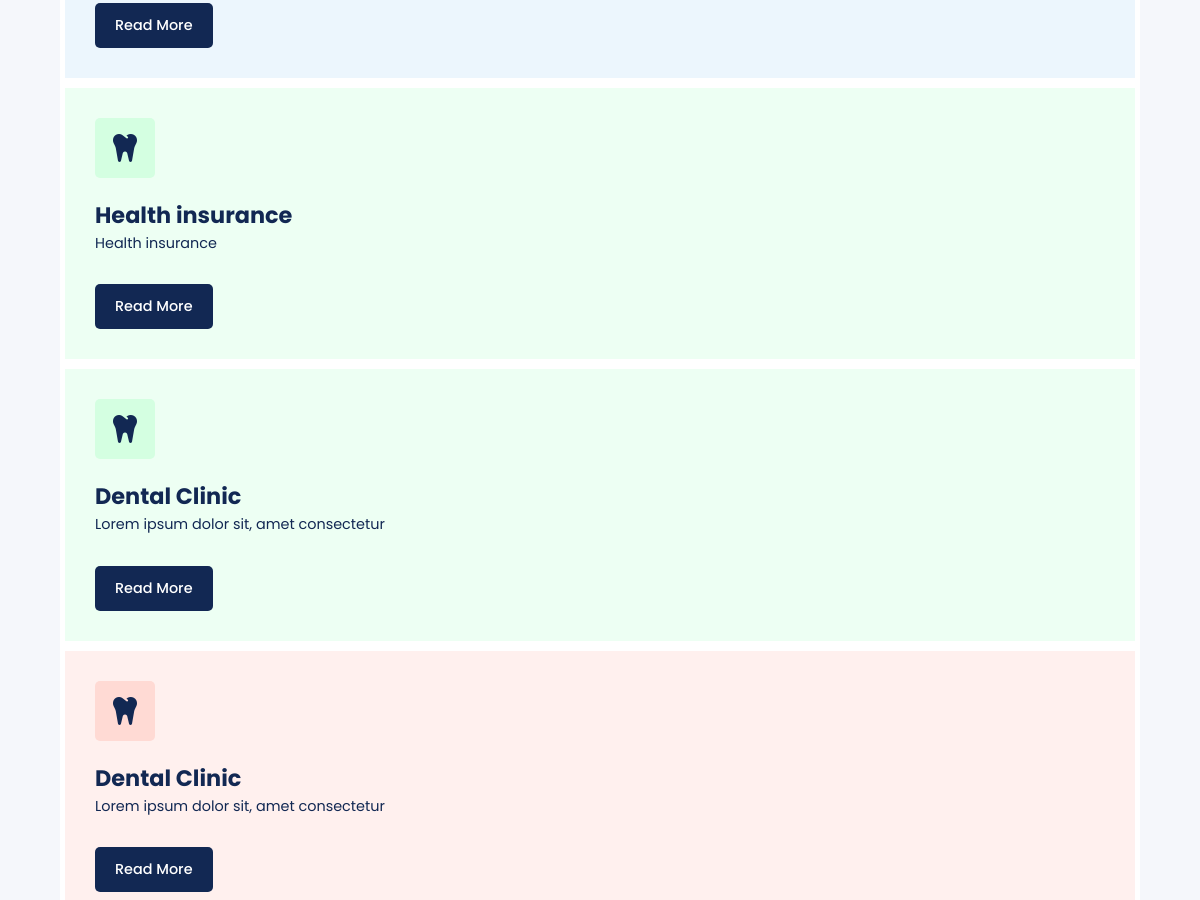
Before: / (middle part) with the older database file.
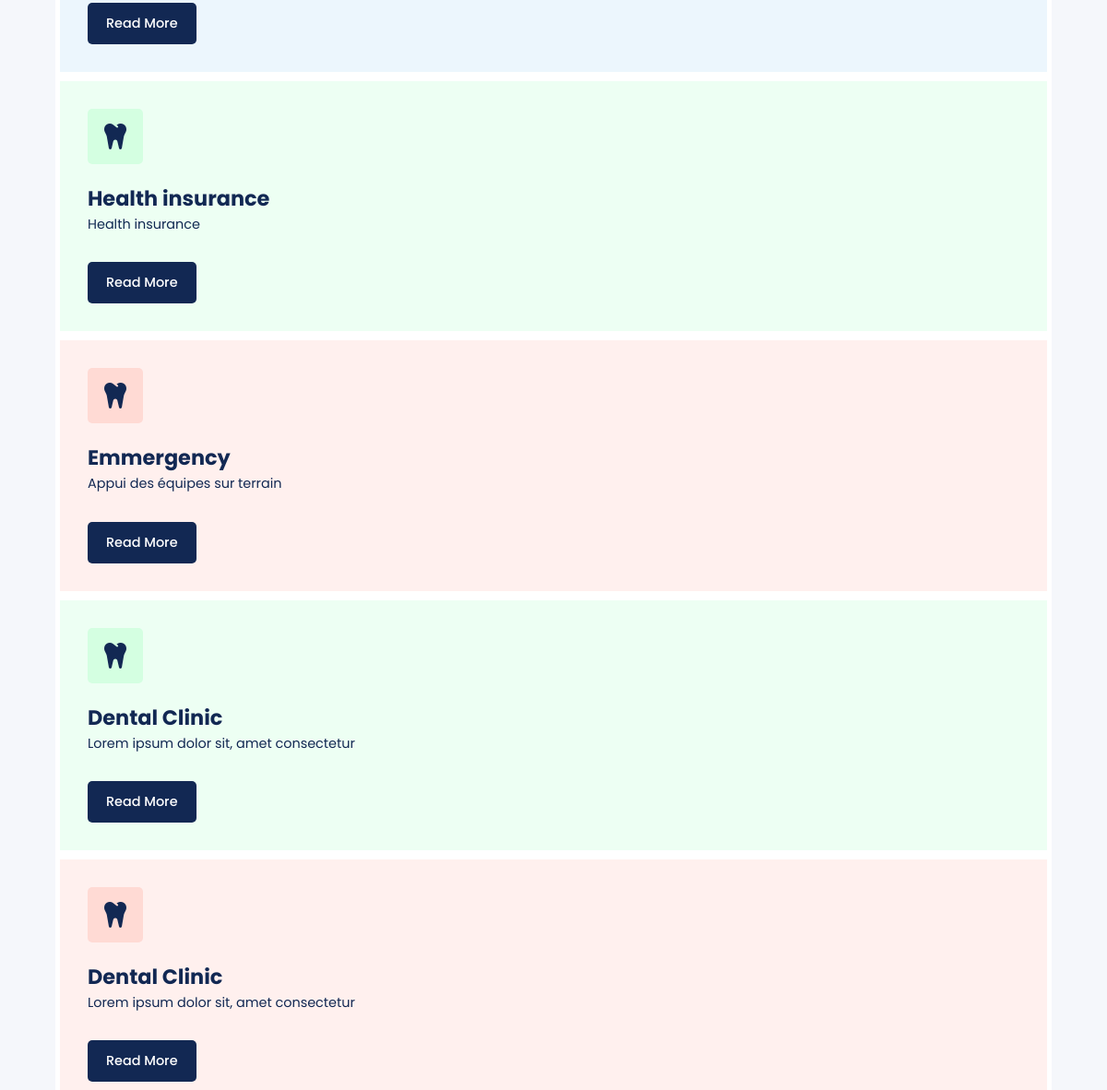
After: the same page with the newer database file.
### main/models.py (models this page shows, shortened)
class Service(TimespantedModel):
    SERVICE_TYPE=(
        ("Health_care", "Health care service"),
        ("Health_insurance", "Health Insurance service"),
        ("Emmergency_support", "Emmergency support"),
        ("Aid", "Aid"),
        ("Other", "Other")
    )
    id = models.AutoField(primary_key=True)
    service_name = models.CharField(max_length=40)
    service_description = models.TextField(blank=True)
    service_type = models.CharField(default="Health_care", max_length=45, choices=SERVICE_TYPE, blank=True, null=True)
    objects = models.Manager()

### Afia/views.py (the view)
# urls.py: path('', views.index, name='home'),
def index(request):
    Services = Service.objects.all()
    Organizations = Organization.objects.filter(organization_type= "Hospital")
    context = {'Services': Services, 'Organizations': Organizations}
    return render(request, 'index.html', context)

### templates/index.html (shortened to what this page needs)
{% extends 'base/layout/base.html' %}
{% load static %}
{% block content %}
    <section id="our-services">
        <div class="services-box-container">
            <div class="swiper mySwiperServices">
                <div class="swiper-wrapper">
                    {% for service in Services %}
                    <div class="swiper-slide">
                        <div class="service-box s-box{{service.id}}">
                            <i class="fa-solid fa-tooth"></i>
                            <strong>{{service.service_name}}</strong>
                            <p>{{service.service_description}}</p>
                            <a href="#">Read More</a>
                        </div>
                    </div>
                    {% endfor %}
                    <div class="swiper-slide">
                        <div class="service-box s-box2">
                            <i class="fa-solid fa-tooth"></i>
                            <strong>Dental Clinic</strong>
                            <p>Lorem ipsum dolor sit, amet consectetur </p>
                            <a href="#">Read More</a>
                        </div>
                    </div>
                    <div class="swiper-slide">
                        <div class="service-box s-box3">
                            <i class="fa-solid fa-tooth"></i>
                            <strong>Dental Clinic</strong>
                            <p>Lorem ipsum dolor sit, amet consectetur </p>
                            <a href="#">Read More</a>
                        </div>
                    </div>
                </div>
                </div>
        </div>
    </section>
 {% endblock %}

### templates/base/layout/base.html (shortened to what this page needs)
{% load static %}
<!DOCTYPE html>
<html>
    <head>
        <link rel="stylesheet" href="{% static '/css/style.css' %}">
        <link rel="stylesheet" href="https://cdnjs.cloudflare.com/ajax/libs/font-awesome/6.4.0/css/all.min.css" />
        <link rel="stylesheet" href="https://cdn.jsdelivr.net/npm/swiper@9/swiper-bundle.min.css" />
        {%block style %}
        <link href="https://stackpath.bootstrapcdn.com/font-awesome/4.7.0/css/font-awesome.min.css" rel="stylesheet" type="text/css">
        {% endblock %}
    </head>
    <body>
        {% block content %}
        {% endblock %}
    </body>
</html>

### templates/base/partials/_navigation.html (shortened to what this page needs)
{% load static %}

### templates/base/partials/_story.html (shortened to what this page needs)
{% load static %}

### static/css/style.css (style rules this page uses)
* { margin: 0px; padding: 0px; box-sizing: border-box; font-family: 'Poppins', sans-serif; }
a { text-decoration: none; }
:root { --f1-color: #fff; --f2-color: #000; --f3-color: rgba(0, 0, 0, 0.8); --f4-color: rgba(0, 0, 0, 0.6); --f5-color: #0099cc; --f6-color: #88cee6; --bg1-color: #fff; --bg2-color: #000; --bg3-color: #33ccff; --bg4-color: #33cc33; --bg5-color: #0099cc; --bg6-color: rgba(0, 0, 0, 0.4); --bg7-color: rgba(0, 0, 0, 0.2); --glass-bg: linear-gradient( to right bottom, rgba(255, 255, 255, 0.5), rgba(255, 255, 255, 0.3) ); --C-lg-bg: linear-gradient(45deg, #ff3399, #ff9933); --xxxl-fs: 2.2rem; --xxl-fs: 1.8rem; --xl-fs: 1.6rem; --l-fs: 1.4rem; --m-fs: 1.2rem; --s-fs: 1.1rem; --xs-fs: 1rem; --m-2-5: 2.5rem; --m-1-8: 1.8rem; --m-1-5: 1.5rem; --m-0-6: 0.6rem; --m-0-5: 0.5rem; --m-0-3: 0.3rem; --p-2-5: 2.5rem; --p-1-5: 1.5rem; --p-1-0: 1rem; --p-0-8: 0.8rem; --p-0-5: 0.5rem; --p-0-4: 0.4rem; --p-0-3: 0.3rem; }
#our-services { width: 100%; background-color: #f5f7fb; margin: 50px auto 0px auto; padding: 50px 0; display: flex; flex-direction: column; justify-content: center; align-items: center; }
.services-box-container { max-width: 1200px; width: 90%; margin: 40px auto; }
.service-box { display: flex; flex-direction: column; justify-content: center; align-items: flex-start; max-width: 100%; border: 5px solid #ffffff; padding: 30px; }
.service-box i { font-size: 2rem; color: #122853; width: 60px; height: 60px; border-radius: 5px; display: flex; justify-content: center; align-items: center; }
.service-box strong { color: #122853; font-size: 1.4rem; margin-top: 20px; }
.service-box p { color: #122853; font-size: 0.9rem; line-height: 1.4rem; display: -webkit-box; -webkit-line-clamp: 3; -webkit-box-orient: vertical; overflow: hidden; }
.service-box a { height: 45px; background-color: #122853; color: #ffffff; padding: 0px 20px; display: flex; justify-content: center; align-items: center; padding: 0px 20px; font-size: 0.9rem; font-weight: 500; border-radius: 5px; margin-top: 30px; }
.s-box1 { background-color: #ecf6fd; }
.s-box2 { background-color: #edfff3; }
.s-box2 i { background-color: #d4ffe1; }
.s-box3 { background-color: #fff0ee; }
.s-box3 i { background-color: #ffdad4; }

Changed rows visible on the page:
added Service: service_name "Emmergency", service_description "Appui des équipes sur terrain"
